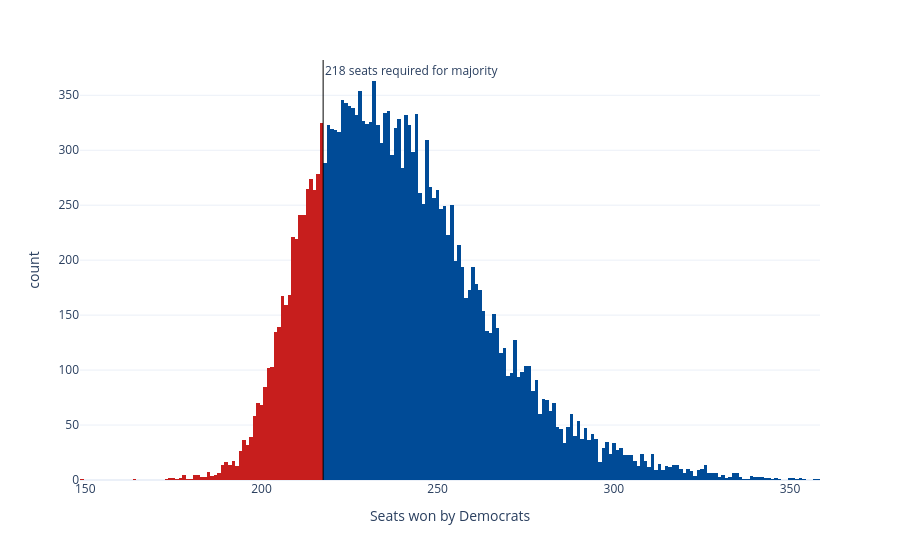

Source (notebook cell):
### Code cell
sims_hist = px.histogram(seat_sims, x='seats', nbins=np.unique(seat_sims['seats']).shape[0]*2, color='winner',
                         color_discrete_map={'Democrats': '#004b97', 'Republicans': '#c71e1d'},
                         labels={'seats':'Seats won by Democrats', 'winner': 'Winner'}, template='plotly_white')
sims_hist.update_traces(showlegend=False)
sims_hist.add_vline(x=217.5, line_width=1, line_color='black', annotation_text='218 seats required for majority', 
                    annotation_position='top right')
sims_hist

### Figure 1 — Plotly figure (JSON) as saved in the notebook; plotly's stock layout.template omitted (floating-point values rounded to 4 significant figures; data arrays with more than 128 entries replaced by an {"elided": "..."} marker saying what was removed)
{"data": [{"bingroup": "x", "hovertemplate": "Winner=Republicans<br>Seats won by Democrats=%{x}<br>count=%{y}<extra></extra>", "legendgroup": "Republicans", "marker": {"color": "#c71e1d", "pattern": {"shape": ""}}, "name": "Republicans", "nbinsx": 368, "orientation": "v", "showlegend": false, "type": "histogram", "x": {"elided": "3844 int values"}, "xaxis": "x", "yaxis": "y"}, {"bingroup": "x", "hovertemplate": "Winner=Democrats<br>Seats won by Democrats=%{x}<br>count=%{y}<extra></extra>", "legendgroup": "Democrats", "marker": {"color": "#004b97", "pattern": {"shape": ""}}, "name": "Democrats", "nbinsx": 368, "orientation": "v", "showlegend": false, "type": "histogram", "x": {"elided": "16156 int values"}, "xaxis": "x", "yaxis": "y"}], "layout": {"annotations": [{"showarrow": false, "text": "218 seats required for majority", "x": 217.5, "xanchor": "left", "xref": "x", "y": 1, "yanchor": "top", "yref": "y domain"}], "barmode": "relative", "legend": {"title": {"text": "Winner"}, "tracegroupgap": 0}, "margin": {"t": 60}, "shapes": [{"line": {"color": "black", "width": 1}, "type": "line", "x0": 217.5, "x1": 217.5, "xref": "x", "y0": 0, "y1": 1, "yref": "y domain"}], "xaxis": {"anchor": "y", "domain": [0, 1], "title": {"text": "Seats won by Democrats"}}, "yaxis": {"anchor": "x", "domain": [0, 1], "title": {"text": "count"}}}}
